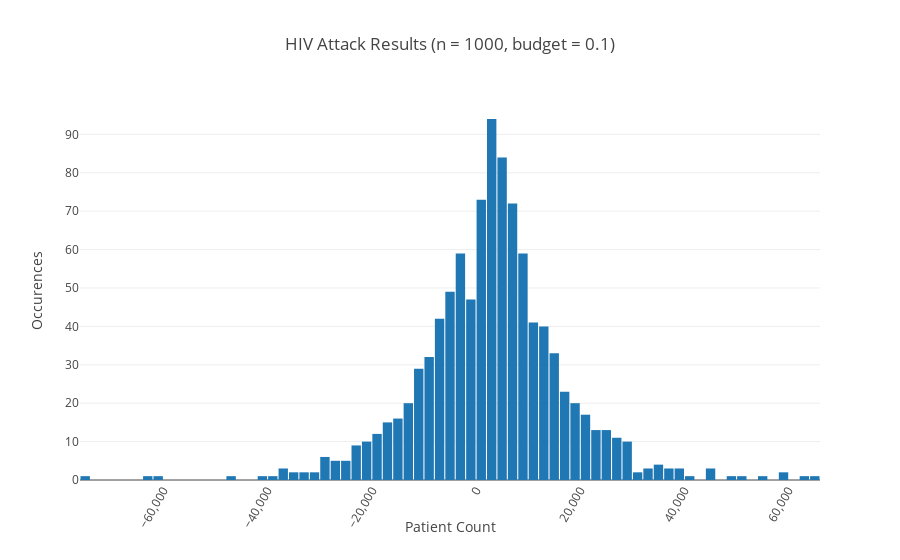
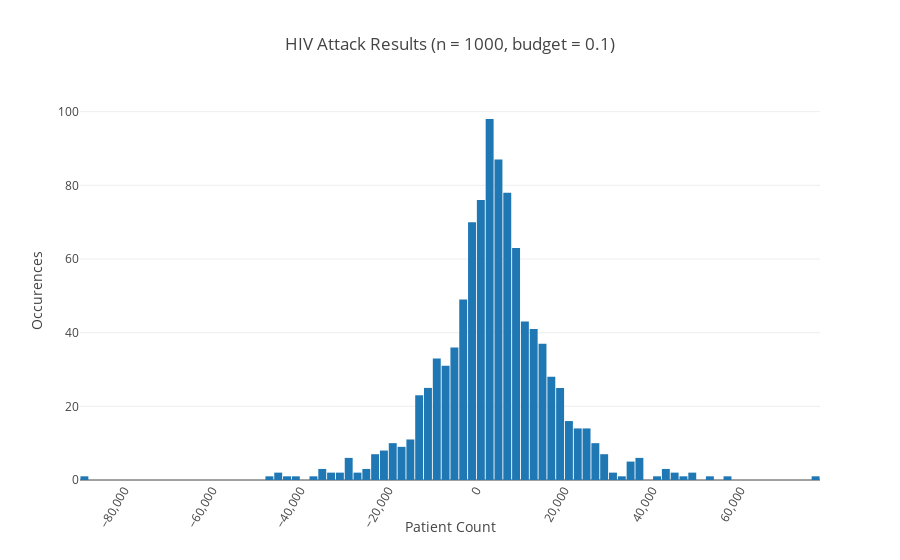

Here is the notebook cell these charts were saved with, in order:
### Markdown cell above
## Repeat Query Attack

Even with this privacy mechanism applied, it is still possible to reconstruct the original value by running the query multiple times.

### Code cell
from plotly.offline import download_plotlyjs, init_notebook_mode, iplot
import plotly.graph_objs as go

init_notebook_mode(connected=True)

def run(button):
    results = []
    epsilon_i = budget.value / n.value
    
    for i in range(0, n.value):
        results.append(single_value_differential_privacy(query=simple_query, epsilon=epsilon_i))
        progress.value = (i + 1) / n.value * 100
        
    data = [go.Histogram(x=results)]
    layout = go.Layout(
        title='HIV Attack Results (n = {}, budget = {})'.format(n.value, budget.value), 
        xaxis={'title':'Patient Count', 'tickangle': 300, 'exponentformat': 'none'}, 
        yaxis={'title':'Occurences'},
        bargap=0.1)
    
    iplot({"data": data, "layout": layout})  

# Number of query runs (n)
n = widgets.BoundedIntText(value=1000, min=1, max=10000, description='n:')

# Privacy budget (\epsilon_{total})
budget = widgets.BoundedFloatText(value=0.1, min=0.001, description=r'$\epsilon_{total}$:')

# Fancy progress bar 🎩
progress = widgets.FloatProgress(min=0,max=100, step=1, description='Progress:')

button = widgets.Button(description="Run Attack")
button.on_click(run)

display(n)
display(budget)
display(progress)
display(button)

### Figure 1 — Plotly figure (JSON) as saved in the notebook; plotly's stock layout.template omitted (floating-point values rounded to 4 significant figures; data arrays with more than 128 entries replaced by an {"elided": "..."} marker saying what was removed)
{"data": [{"type": "histogram", "x": {"elided": "1000 int values"}}], "layout": {"bargap": 0.1, "title": "HIV Attack Results (n = 1000, budget = 0.1)", "xaxis": {"exponentformat": "none", "tickangle": 300, "title": "Patient Count"}, "yaxis": {"title": "Occurences"}}}

### Figure 2 — Plotly figure (JSON) as saved in the notebook; plotly's stock layout.template omitted (floating-point values rounded to 4 significant figures; data arrays with more than 128 entries replaced by an {"elided": "..."} marker saying what was removed)
{"data": [{"type": "histogram", "x": {"elided": "1000 int values"}}], "layout": {"bargap": 0.1, "title": "HIV Attack Results (n = 1000, budget = 0.1)", "xaxis": {"exponentformat": "none", "tickangle": 300, "title": "Patient Count"}, "yaxis": {"title": "Occurences"}}}
